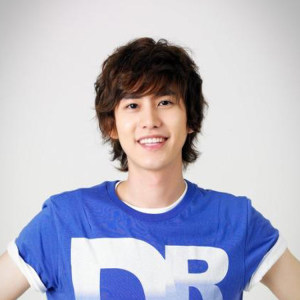
#> input picture test1/kyukyu.jpg, 300 x 300 px
$ python test_akaze.py
#> lines starting #> are read from the running program, lines starting #| are printed output that depends on the picture; after the words box and inside, x2 and y2 are one past the last pixel; in counts of white or black regions, pixels touching at a corner belong together

# import the necessary packages
from __future__ import print_function
import cv2

# load the image and convert it to grayscale
image = cv2.imread("kyukyu.jpg")
#> image is the input picture: shape (300, 300, 3); mean B, G, R 197.9, 181, 180.7
gray = cv2.cvtColor(image, cv2.COLOR_BGR2GRAY)
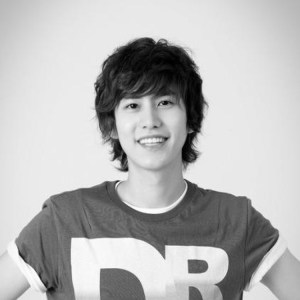
#> gray: shape (300, 300); min 0, max 255, mean 182.9
cv2.imshow("Original", image)

# initialize the AKAZE descriptor, then detect keypoints and extract
# local invariant descriptors from the image
detector = cv2.AKAZE_create()
(kps, descs) = detector.detectAndCompute(gray, None)
#> kps = 199 keypoints; strongest (x, y, size): (188, 154, 13.6), (122, 156, 16.1), (118, 152, 11.4), (117, 153, 8.1)
print("keypoints: {}, descriptors: {}".format(len(kps), descs.shape))
#| keypoints: 199, descriptors: (199, 61)

# draw the keypoints and show the output image
cv2.drawKeypoints(image, kps, image, (0, 255, 0))
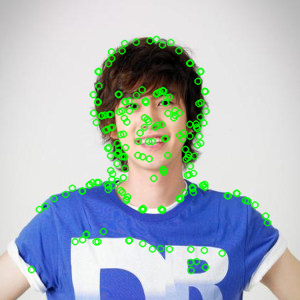
#> image: shape (300, 300, 3); 8.37% of pixels changed, all inside (x1, y1, x2, y2) = (27, 35, 272, 275)
cv2.imshow("Output", image)
cv2.waitKey(0)
